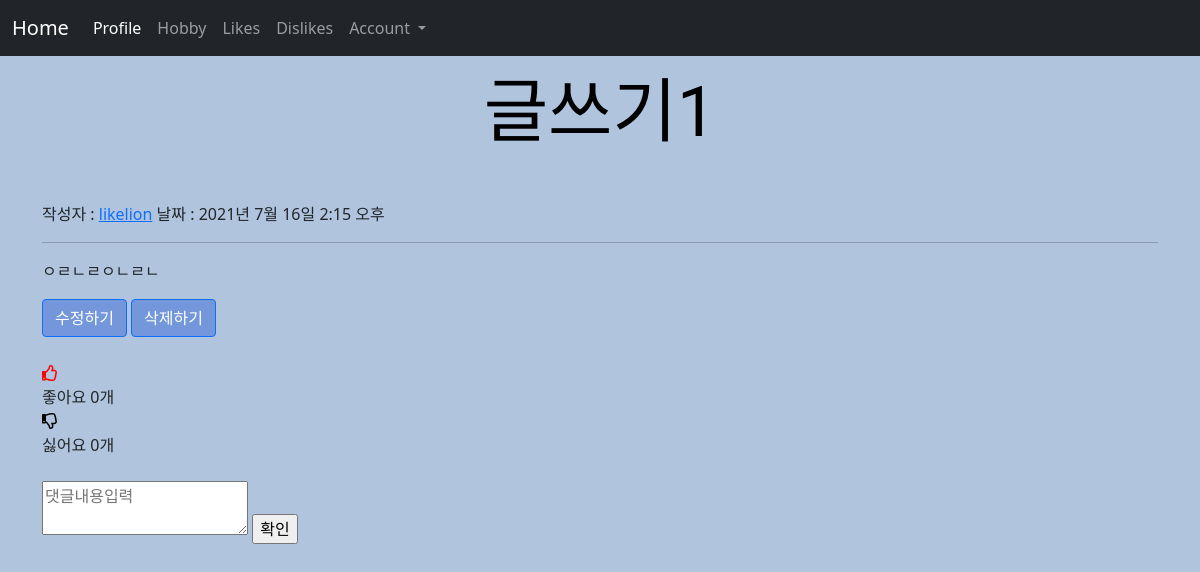
The app's page /4, older data.
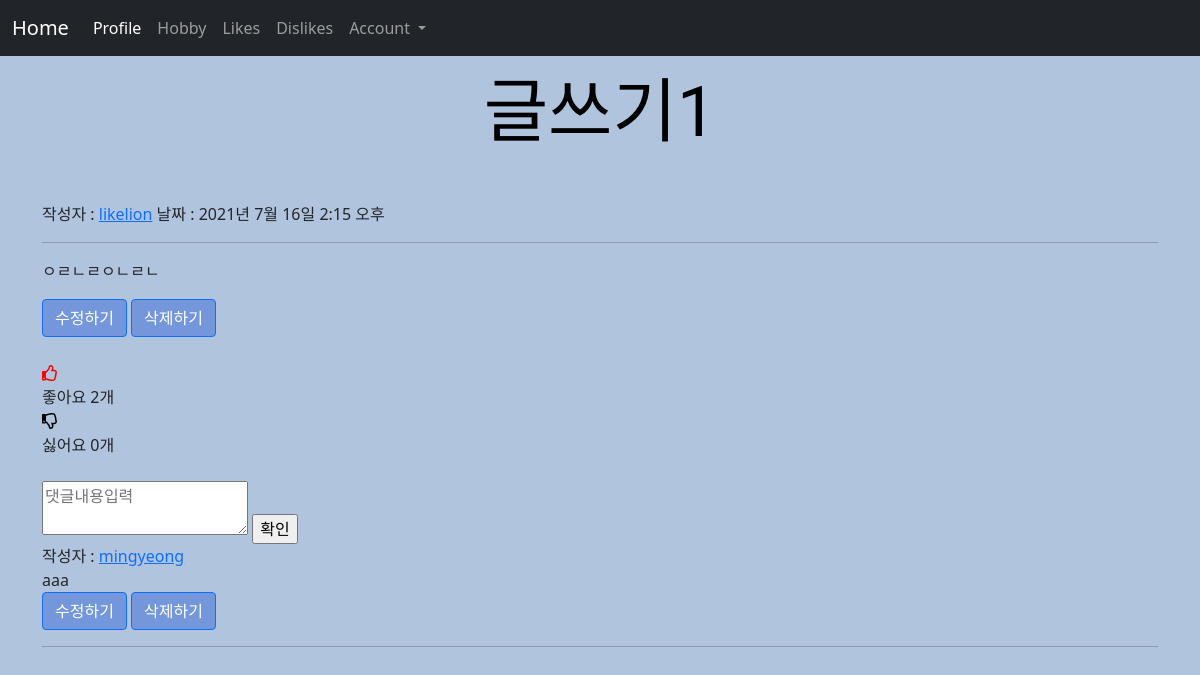
The same page, newer data.
### main/models.py (models this page shows, shortened)
class Post(models.Model):
    id = models.AutoField(primary_key=True)
    title = models.CharField(max_length=200)
    writer = models.ForeignKey(User, on_delete=models.CASCADE)
    pub_date = models.DateTimeField()
    body = models.TextField()
    image=models.ImageField(upload_to = "post/", blank=True, null=True)
    like_user_set = models.ManyToManyField(User, blank=True, related_name='likes_user_set',through='Like')
    dislike_user_set = models.ManyToManyField(User, blank=True, related_name='dislikes_user_set',through='Dislike')
    @property
    def like_count(self):
        return self.like_user_set.count()
    @property
    def dislike_count(self):
        return self.dislike_user_set.count()

class Comment(models.Model):
    content = models.TextField()
    writer = models.ForeignKey(User, on_delete=models.CASCADE)
    post = models.ForeignKey(Post, on_delete=models.CASCADE, related_name='comments')
    created_at = models.DateTimeField(auto_now_add = True)
    updated_at = models.DateTimeField(auto_now = True)

### main/views.py (the view)
# urls.py: path('<str:id>',detail, name="detail"),
def detail(request,id):
    post = get_object_or_404(Post, pk = id)
    all_comments = post.comments.all().order_by('-created_at')
    return render(request, 'main/detail.html',{'post':post, 'comments':all_comments})

### main/templates/main/detail.html (shortened to what this page needs)
{% extends 'base.html' %}
{% load static %}
{% block content %}
<h1 style="font-family: 'Gamja Flower', cursive; margin-top:30px;">{{post.title}}</h1>
{% if post.writer %}
    {% if 'user' in post.writer.username and post.writer.username != 'user' %}
        작성자 : <a href="{% url 'users:mypage' post.writer.id %}">{{ post.writer.last_name }} {{ post.writer.first_name }}</a>
    {% else %}
        작성자 : <a href="{% url 'users:mypage' post.writer.id %}">{{ post.writer }}</a>
    {% endif %}
{% else %}
    작성자 : 알 수 없음
{% endif %}
날짜 : {{post.pub_date}}
<hr>
<p>{{post.body}}</p>
<a class="btn btn-primary" href="{%url 'main:edit' post.id%}" role="button" style="background-color: rgb(115, 151, 218);">수정하기</a>
<a class="btn btn-primary" href="{%url 'main:delete' post.id%}" role="button" style="background-color: rgb(115, 151, 218);">삭제하기</a>
<br>
<br>
<span href="#" class="like" name ="{{post.id}}" value="Like">
    {% if user in post.like_user_set.all %}
        <div class="alt-service-icon">
            <i class="fas fa-thumbs-up" id ="like-icon" style="color:red;"></i>
        </div>
    {% else %}
        <div class="alt-service-icon">
             <i class="far fa-thumbs-up" id ="like-icon" style="color:red;"></i>
        </div>
     {% endif %}
     <span id="count-{{ post.id }}" class="alt-services-title font-alt">
        좋아요
        {% if post.like_count == 0 %}
            0개
        {% else %}
            {{ post.like_count }}개
        {% endif %}
     </span>
</span>
<span href="#" class="dislike" name ="{{post.id}}" value="Dislike">
    {% if user in post.dislike_user_set.all %}
        <div class="alt-service-icon">
            <i class="fas fa-thumbs-down" id ="dislike-icon" style="color:black;"></i>
         </div>
    {% else %}
        <div class="alt-service-icon">
             <i class="far fa-thumbs-down" id ="dislike-icon" style="color: black;"></i>
        </div>
     {% endif %}
     <span id="dislikecount-{{ post.id }}" class="alt-services-title font-alt">
        싫어요
        {% if post.dislike_count == 0 %}
            0개
        {% else %}
            {{ post.dislike_count }}개
        {% endif %}
     </span>
</span>
<br><br>
    <form action="{%url 'main:create_comment' post.id%}" method="POST">
    	<textarea name="content" placeholder="댓글내용입력"></textarea>
    	<input type="submit" value="확인">
    </form>
    {% for comment in comments %}
    <div>
        {% if comment.writer %}
        {% if 'user' in comment.writer.username and comment.writer.username != 'user' %}
        작성자 : <a href="{% url 'users:mypage' comment.writer.id %}">{{ comment.writer.last_name }} {{ comment.writer.first_name }}</a>
        {% else %}
        작성자 : <a href="{% url 'users:mypage' comment.writer.id %}">{{ comment.writer }}</a>
        {% endif %}
        {% else %}
        작성자 : 알 수 없음
        {% endif %}<br>
        {{comment.content}}<br>
        <a class="btn btn-primary" href="{%url 'main:edit_comment' comment.id%}" role="button" style="background-color: rgb(115, 151, 218);">수정하기</a>
        <a class="btn btn-primary" href="{%url 'main:delete_comment' comment.id%}" role="button" style="background-color: rgb(115, 151, 218);">삭제하기</a>
        <br><hr>
    </div>
    {%endfor%}
</div>
{% endblock %}

Row changes from the older to the newer data that the page shows:
shown differently, row unchanged: Post "글쓰기1": like_count (not shown) → "2"
added Comment: writer "mingyeong", content "aaa"
Text that changed along with them:
text no longer shown: "0개"
text now shown: "개"
